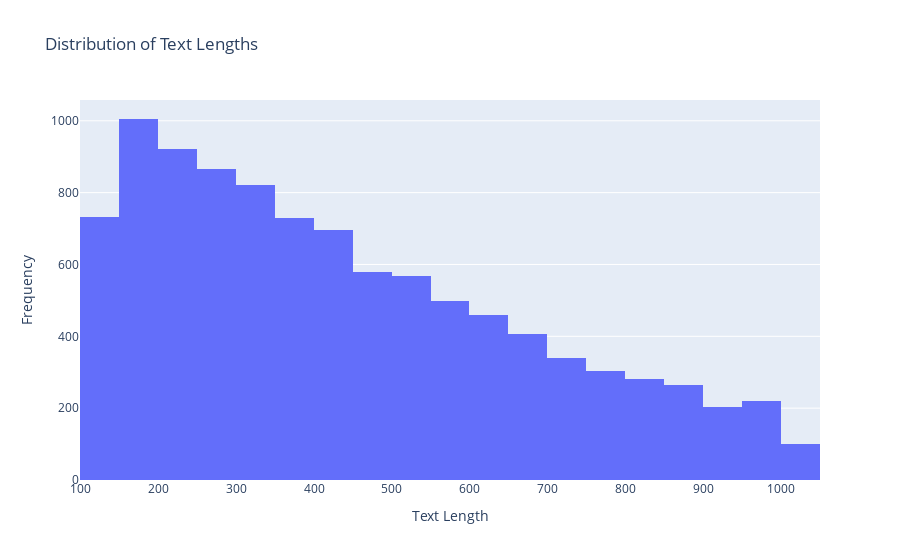

Notebook cell for this chart:
### Code cell
# Sample data
fig = px.histogram(df, x=df['review'].apply(len), nbins=30,
                   title='Distribution of Text Lengths',
                   labels={'x': 'Text Length', 'y': 'Frequency'},
                   )
fig.update_layout(xaxis_title='Text Length', yaxis_title='Frequency')
fig.show()

### Figure 1 — Plotly figure (JSON) as saved in the notebook; plotly's stock layout.template omitted (floating-point values rounded to 4 significant figures; data arrays with more than 128 entries replaced by an {"elided": "..."} marker saying what was removed)
{"data": [{"alignmentgroup": "True", "bingroup": "x", "hovertemplate": "Text Length=%{x}<br>count=%{y}<extra></extra>", "legendgroup": "", "marker": {"color": "#636efa", "pattern": {"shape": ""}}, "name": "", "nbinsx": 30, "offsetgroup": "", "orientation": "v", "showlegend": false, "type": "histogram", "x": {"elided": "10000 int values"}, "xaxis": "x", "yaxis": "y"}], "layout": {"barmode": "relative", "legend": {"tracegroupgap": 0}, "title": {"text": "Distribution of Text Lengths"}, "xaxis": {"anchor": "y", "domain": [0, 1], "title": {"text": "Text Length"}}, "yaxis": {"anchor": "x", "domain": [0, 1], "title": {"text": "Frequency"}}}}
